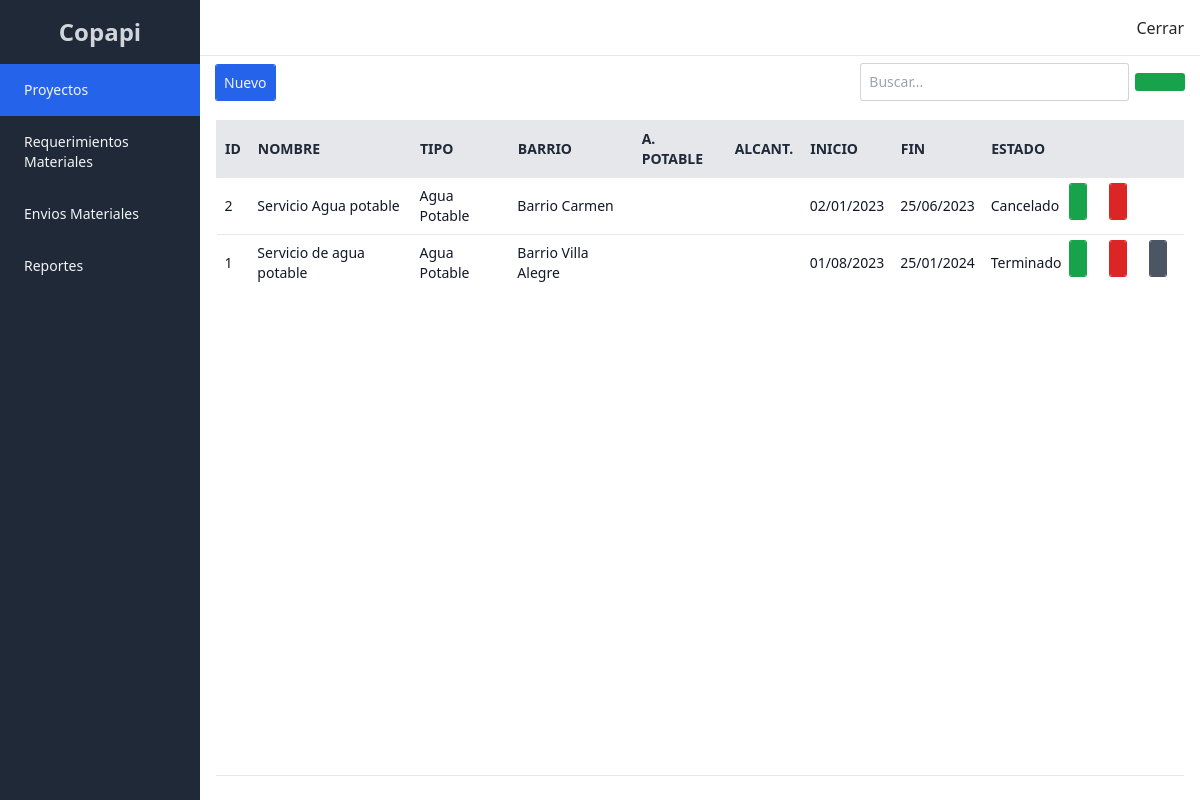
/proyecto/ (signed in), run on an earlier commit of the app's database.
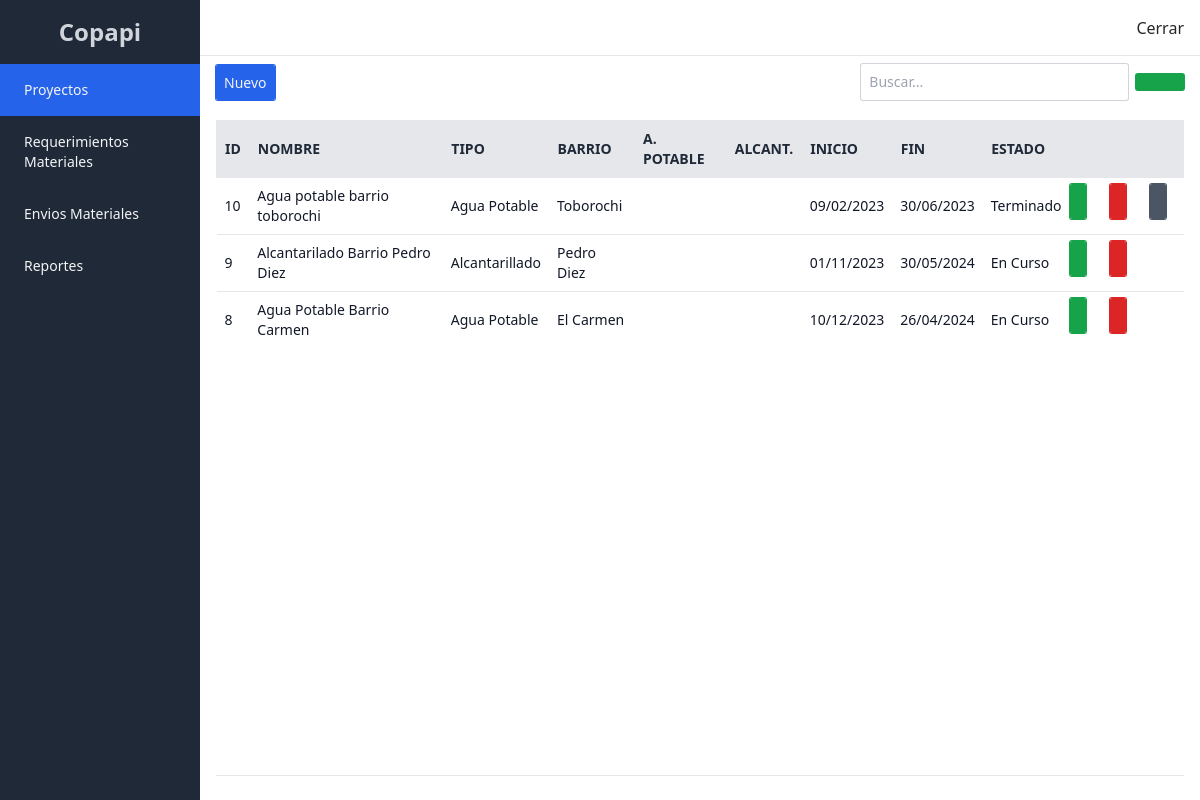
And on a later commit of the database.
### proyecto/models.py (models this page shows, shortened)
class Proyecto(models.Model):
    tipo = models.ForeignKey(TipoProyecto, related_name='proyectos', on_delete=models.CASCADE)
    nombre = models.CharField(max_length=200, verbose_name='Nombre')
    fecha_inicio = models.DateField(verbose_name='Fecha Inicio')
    fecha_fin = models.DateField(verbose_name='Fecha Fin')
    estado = models.PositiveIntegerField(choices=ESTADOS, verbose_name='estado')
    barrio = models.ForeignKey(Barrio, null=True, blank=True, related_name='proyectos', on_delete=models.CASCADE)
    empleados = models.ManyToManyField('transporte.Persona', related_name='proyectos')

class TipoProyecto(models.Model):
    nombre = models.CharField(max_length=200, verbose_name='Nombre')
    descripcion = models.TextField(blank=True, null=True, verbose_name='Descripcion')

class Barrio(models.Model):
    nombre = models.CharField(max_length=200, verbose_name='Nombre')
    servicio_agua = models.BooleanField(default=False, verbose_name='Servicio Agua')
    servicio_alcantarillado = models.BooleanField(default=False, verbose_name='Servicio Alcantarillado')
    poblacion = models.IntegerField(verbose_name='Poblacion')
    area = models.FloatField(verbose_name='Area')

### proyecto/views.py (the view)
# urls.py: path('', ProyectoListView.as_view(), name='proyectos'),
class ProyectoListView(LoginRequiredMixin, ListView):
    model = Proyecto
    template_name = 'proyectos.html'
    def get_queryset(self) -> QuerySet[Any]:
        search = self.request.GET.get('search', '')
        qs = Proyecto.objects.select_related('barrio', 'tipo').order_by('-pk').filter(
            Q(nombre__icontains=search) | Q(barrio__nombre__icontains=search) |
            Q(tipo__nombre__icontains=search)
        ).all()
        return qs

### templates/proyectos.html (shortened to what this page needs)
{% extends 'index.html' %}
{% block content %}
<section class="flex justify-between items-center">
    <div>
        <a href="{% url 'proyecto-create' %}" class="btn btn-primary">
            Nuevo
        </a>
    </div>
    <form class="w-1/3 flex gap-2" method="get" action=".">
        <div class="flex-1">
            <input type="text" class="form-control" placeholder="Buscar..." name="search"
                value="{{ request.GET.search }}" />
        </div>
        <div class="w-12">
            <button class="btn btn-success">
            </button>
        </div>
    </form>
</section>
<section class="overflow-auto h-[calc(100vh_-_7.5rem)] md:h-[calc(100vh_-_9rem)] py-2 px-4 md:p-0 border-b mt-5">
    <table class="min-w-full">
        <thead>
            <tr class="sticky top-0 bg-gray-200 text-left text-gray-800 text-sm font-semibold">
                <th class="p-2 uppercase border">id</th>
                <th class="p-2 uppercase border">nombre</th>
                <th class="p-2 uppercase border">tipo</th>
                <th class="p-2 uppercase border">barrio</th>
                <th class="p-2 uppercase border">a. potable</th>
                <th class="p-2 uppercase border">alcant.</th>
                <th class="p-2 uppercase border">inicio</th>
                <th class="p-2 uppercase border">fin</th>
                <th class="p-2 uppercase border">estado</th>
                <th class="p-2 uppercase border"></th>
            </tr>
        </thead>
        <tbody class='bg-white divide-y divide-gray-200'>
            {% for object in object_list %}
            <tr class="text-left text-sm font-normal text-gray-900">
                <td class="p-2">{{ object.pk }}</td>
                <td class="p-2">{{ object.nombre }}</td>
                <td class="p-2">{{ object.tipo.nombre }}</td>
                <td class="p-2">{{ object.barrio.nombre }}</td>
                <td class="px-2">
                </td>
                <td class="px-2">
                </td>
                <td class="p-2">{{ object.fecha_inicio|date:"d/m/Y" }}</td>
                <td class="p-2">{{ object.fecha_fin|date:"d/m/Y" }}</td>
                <td class="p-2">{{ object.get_estado_display }}</td>
                <td class="flex gap-2 items-center justify-center h-12">
                    <div class="w-8">
                        <a href="{% url 'proyecto-update' object.pk %}" class="btn-success">
                        </a>
                    </div>
                    <div class="w-8">
                        <a href="{% url 'proyecto-delete' object.pk %}" class="btn-danger">
                        </a>
                    </div>
                    <div class="w-8">
                        {% if object.estado == 3 %}
                        <a href="{% url 'proyecto-comment' object.pk %}" class="btn-secondary">
                        </a>
                        {% endif %}
                    </div>
                </td>
            </tr>
            {% endfor %}
        </tbody>
    </table>
</section>
{% endblock %}

What changed in the data, as far as the page shows it:
removed Proyecto: pk "2", nombre "Servicio Agua potable", tipo.nombre "Agua Potable", barrio.nombre "Barrio Carmen", fecha_inicio "02/01/2023", fecha_fin "25/06/2023", estado "Cancelado"
removed Proyecto: pk "1", nombre "Servicio de agua potable", tipo.nombre "Agua Potable", barrio.nombre "Barrio Villa Alegre", fecha_inicio "01/08/2023", fecha_fin "25/01/2024", estado "Terminado"
added Proyecto: pk "10", nombre "Agua potable barrio toborochi", tipo.nombre "Agua Potable", barrio.nombre "Toborochi", fecha_inicio "09/02/2023", fecha_fin "30/06/2023", estado "Terminado"
added Proyecto: pk "9", nombre "Alcantarilado Barrio Pedro Diez", tipo.nombre "Alcantarillado", barrio.nombre "Pedro Diez", fecha_inicio "01/11/2023", fecha_fin "30/05/2024", estado "En Curso"
added Proyecto: pk "8", nombre "Agua Potable Barrio Carmen", tipo.nombre "Agua Potable", barrio.nombre "El Carmen", fecha_inicio "10/12/2023", fecha_fin "26/04/2024", estado "En Curso"
